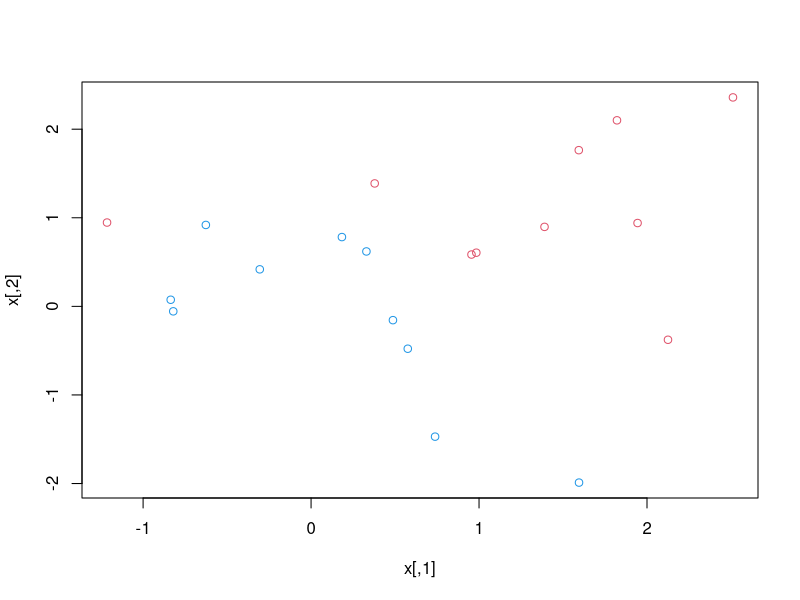
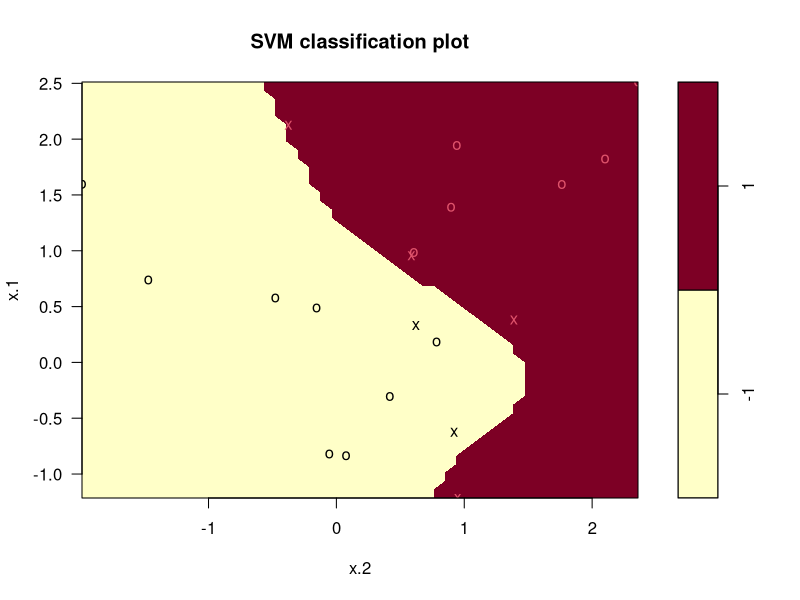

Here is the R script that generated these plots, in order:
# generate observation
set.seed(1)
x <- matrix(rnorm(20 * 2), ncol = 2)
x
y <- c(rep(-1, 10), rep(1, 10))
x[y == 1,] <- x[y == 1,] + 1
x

plot(x, col = (3 - y))
dat = data.frame(x = x, y = as.factor(y))
library(e1071)
# When the cost argument is large,
# then the margins will be narrow
# and there will be few support vectors on the margin or violating the margin
svmfit <- svm(
  y ~ .,
  data = dat,
  kernel = "polynomial",
  cost = 10,
  scale = FALSE
)
plot(svmfit , dat)

summary(svmfit)

set.seed(1)
tune.out <-
  tune(svm,
       y ~ .,
       data = dat,
       kernel = "linear",
       ranges = list(cost = c(0.001, 0.01, 0.1, 1, 5, 10, 100)))
summary(tune.out)

# select the best model
bestmod =tune.out$best.model
summary(bestmod)
